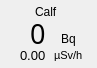
        <widget class="QFrame" name="cps_frame_m11">
         <property name="geometry">
          <rect>
           <x>576</x>
           <y>484</y>
           <width>97</width>
           <height>68</height>
          </rect>
         </property>
         <property name="toolTip">
          <string>&lt;html&gt;&lt;head/&gt;&lt;body&gt;&lt;p&gt;Module 11&lt;/p&gt;&lt;/body&gt;&lt;/html&gt;</string>
         </property>
         <property name="frameShape">
          <enum>QFrame::NoFrame</enum>
         </property>
         <property name="frameShadow">
          <enum>QFrame::Plain</enum>
         </property>
         <widget class="QWidget" name="layoutWidget_15">
          <property name="geometry">
           <rect>
            <x>3</x>
            <y>3</y>
            <width>87</width>
            <height>59</height>
           </rect>
          </property>
          <layout class="QVBoxLayout" name="verticalLayout_19">
           <property name="spacing">
            <number>0</number>
           </property>
           <item alignment="Qt::AlignHCenter">
            <widget class="QLabel" name="bodypart_m11">
             <property name="text">
              <string>Calf</string>
             </property>
            </widget>
           </item>
           <item>
            <layout class="QGridLayout" name="gridLayout_17">
             <property name="leftMargin">
              <number>0</number>
             </property>
             <property name="rightMargin">
              <number>0</number>
             </property>
             <property name="bottomMargin">
              <number>0</number>
             </property>
             <property name="spacing">
              <number>2</number>
             </property>
             <item row="1" column="1" alignment="Qt::AlignHCenter">
              <widget class="QLabel" name="uSv_label_m11">
               <property name="font">
                <font>
                 <pointsize>8</pointsize>
                </font>
               </property>
               <property name="text">
                <string>µSv/h</string>
               </property>
              </widget>
             </item>
             <item row="0" column="1" alignment="Qt::AlignHCenter|Qt::AlignBottom">
              <widget class="QLabel" name="cps_label_m11">
               <property name="text">
                <string>Bq</string>
               </property>
              </widget>
             </item>
             <item row="0" column="0" alignment="Qt::AlignRight">
              <widget class="QLabel" name="CPS_m11">
               <property name="minimumSize">
                <size>
                 <width>0</width>
                 <height>26</height>
                </size>
               </property>
               <property name="maximumSize">
                <size>
                 <width>16777215</width>
                 <height>26</height>
                </size>
               </property>
               <property name="font">
                <font>
                 <family>Arial Black</family>
                 <pointsize>20</pointsize>
                 <weight>50</weight>
                 <bold>false</bold>
                </font>
               </property>
               <property name="text">
                <string>0</string>
               </property>
              </widget>
             </item>
             <item row="1" column="0" alignment="Qt::AlignRight">
              <widget class="QLabel" name="uSv_m11">
               <property name="minimumSize">
                <size>
                 <width>0</width>
                 <height>14</height>
                </size>
               </property>
               <property name="maximumSize">
                <size>
                 <width>16777215</width>
                 <height>14</height>
                </size>
               </property>
               <property name="font">
                <font>
                 <pointsize>10</pointsize>
                </font>
               </property>
               <property name="text">
                <string>0.00</string>
               </property>
              </widget>
             </item>
            </layout>
           </item>
          </layout>
         </widget>
         <widget class="QLabel" name="cps_bg_m11">
          <property name="geometry">
           <rect>
            <x>2</x>
            <y>2</y>
            <width>91</width>
            <height>62</height>
           </rect>
          </property>
          <property name="frameShadow">
           <enum>QFrame::Sunken</enum>
          </property>
          <property name="text">
           <string/>
          </property>
          <property name="pixmap">
           <pixmap resource="RadMaster 3000+ v0.1/resources.qrc">:/bg/resources/bg/cps_frame.png</pixmap>
          </property>
          <property name="scaledContents">
           <bool>true</bool>
          </property>
         </widget>
         <zorder>cps_bg_m11</zorder>
         <zorder>layoutWidget_15</zorder>
        </widget>
